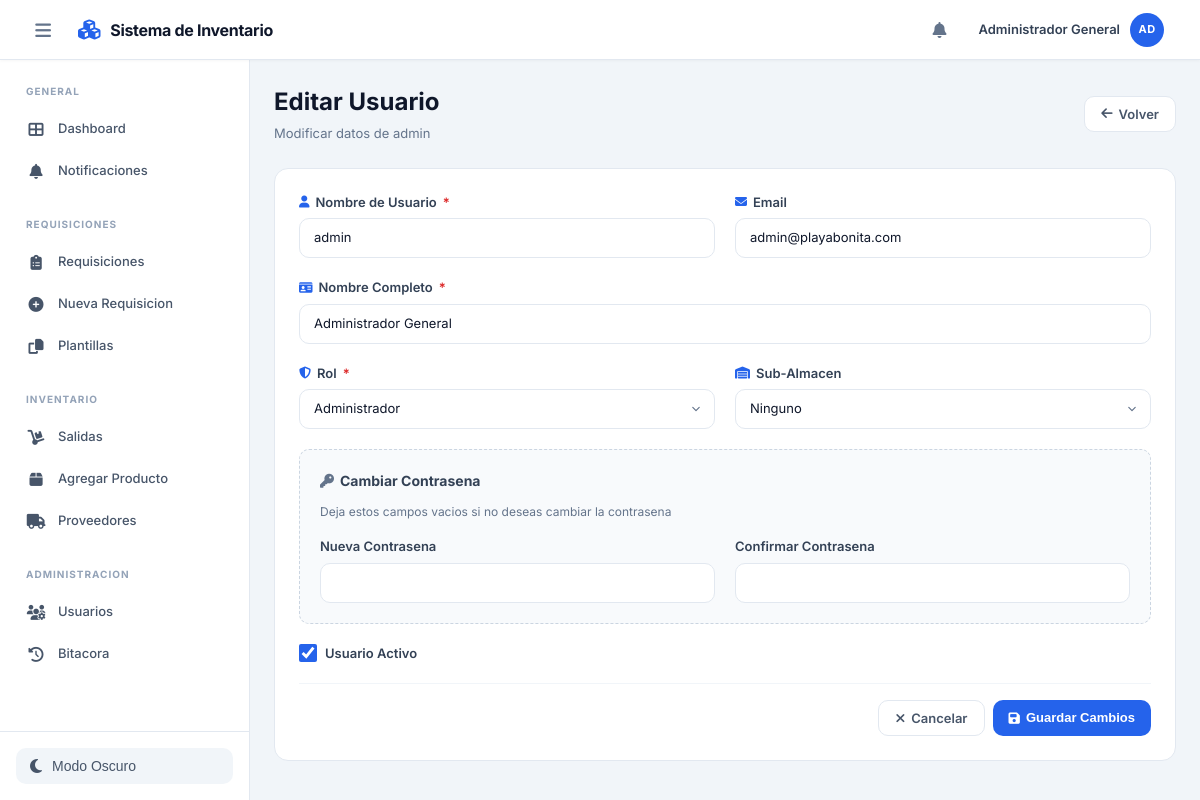
The app's page /editar-usuario.php?id=1 (signed in) with its own data.
### tables this page shows
CREATE TABLE usuarios (
    id INT PRIMARY KEY AUTO_INCREMENT,
    username VARCHAR(50) UNIQUE NOT NULL,
    password VARCHAR(255) NOT NULL,
    nombre_completo VARCHAR(200) NOT NULL,
    email VARCHAR(100),
    rol ENUM('admin', 'departamento', 'solo_lectura', 'compras', 'gerencia', 'gerencia_general') DEFAULT 'solo_lectura',
    sub_almacen_id INT NULL,
    activo TINYINT(1) DEFAULT 1,
    created_at TIMESTAMP DEFAULT CURRENT_TIMESTAMP,
    FOREIGN KEY (sub_almacen_id) REFERENCES sub_almacenes(id)
);

### editar-usuario.php (called while the page is built, shortened)
<?php
require_once 'config/database.php';
require_once 'models/Usuario.php';
$usuario_id = intval($_GET['id']);
$usuarioModel = new Usuario();
$usuario = $usuarioModel->obtenerPorId($usuario_id);
require 'includes/header.php';
require 'views/editar-usuario.view.php';
require 'includes/footer.php';
?>

### config/database.php (called while the page is built, shortened)
<?php
function getConnection() {
    if ($GLOBALS['db_connection'] !== null && $GLOBALS['db_connection']->ping()) {
        return $GLOBALS['db_connection'];
    }
    $conn = new mysqli(DB_HOST, DB_USER, DB_PASS, DB_NAME);
    $conn->set_charset("utf8");
    return $conn;
}

### models/Usuario.php (called while the page is built, shortened)
<?php
class Usuario {
    private $conn;
    public function __construct() {
        $this->conn = getConnection();
    }
    public function obtenerPorId($id) {
        $id = intval($id);
        $sql = "SELECT u.*, s.nombre as sub_almacen_nombre
                FROM usuarios u
                LEFT JOIN sub_almacenes s ON u.sub_almacen_id = s.id
                WHERE u.id = $id";
        $result = $this->conn->query($sql);
        return $result->fetch_assoc();
    }
}
?>

### views/editar-usuario.view.php (the view, shortened to what this page needs)
<main class="main-content">
    <div style="display: flex; justify-content: space-between; align-items: center; margin-bottom: 1.5rem;">
        <div>
            <h1 style="margin: 0 0 4px 0; font-size: 1.5rem; font-weight: 700; color: var(--gray-900);">Editar Usuario</h1>
            <p style="margin: 0; color: var(--text-muted); font-size: 0.8125rem;">Modificar datos de <?php echo htmlspecialchars($usuario['username']); ?></p>
        </div>
        <a href="usuarios.php" class="btn btn-secondary" style="display: inline-flex; align-items: center; gap: 6px;">
            <i class="fas fa-arrow-left"></i> Volver
        </a>
    </div>
    <div class="card">
        <form method="POST" action="">
            <div style="display: grid; grid-template-columns: repeat(auto-fit, minmax(280px, 1fr)); gap: 1.25rem; margin-bottom: 1.25rem;">
                <div>
                    <label style="display: flex; align-items: center; gap: 6px; color: var(--gray-700); font-weight: 600; margin-bottom: 6px; font-size: 0.8125rem;">
                        <i class="fas fa-user" style="color: var(--primary); font-size: 0.75rem;"></i> Nombre de Usuario <span style="color: var(--danger);">*</span>
                    </label>
                    <input type="text" name="username" value="<?php echo htmlspecialchars($usuario['username']); ?>" required class="form-input">
                </div>
                <div>
                    <label style="display: flex; align-items: center; gap: 6px; color: var(--gray-700); font-weight: 600; margin-bottom: 6px; font-size: 0.8125rem;">
                        <i class="fas fa-envelope" style="color: var(--primary); font-size: 0.75rem;"></i> Email
                    </label>
                    <input type="email" name="email" value="<?php echo htmlspecialchars($usuario['email'] ?? ''); ?>" class="form-input">
                </div>
                <div style="grid-column: 1 / -1;">
                    <label style="display: flex; align-items: center; gap: 6px; color: var(--gray-700); font-weight: 600; margin-bottom: 6px; font-size: 0.8125rem;">
                        <i class="fas fa-id-card" style="color: var(--primary); font-size: 0.75rem;"></i> Nombre Completo <span style="color: var(--danger);">*</span>
                    </label>
                    <input type="text" name="nombre_completo" value="<?php echo htmlspecialchars($usuario['nombre_completo']); ?>" required class="form-input">
                </div>
                <div>
                    <label style="display: flex; align-items: center; gap: 6px; color: var(--gray-700); font-weight: 600; margin-bottom: 6px; font-size: 0.8125rem;">
                        <i class="fas fa-shield-alt" style="color: var(--primary); font-size: 0.75rem;"></i> Rol <span style="color: var(--danger);">*</span>
                    </label>
                    <select name="rol" required class="form-input">
                        <option value="admin" <?php echo $usuario['rol'] === 'admin' ? 'selected' : ''; ?>>Administrador</option>
                    </select>
                </div>
                <div>
                    <label style="display: flex; align-items: center; gap: 6px; color: var(--gray-700); font-weight: 600; margin-bottom: 6px; font-size: 0.8125rem;">
                        <i class="fas fa-warehouse" style="color: var(--primary); font-size: 0.75rem;"></i> Sub-Almacen
                    </label>
                    <select name="sub_almacen_id" class="form-input">
                        <option value="">Ninguno</option>
                    </select>
                </div>
            </div>
            <div style="padding: 1.25rem; background: var(--gray-50); border-radius: 10px; margin-bottom: 1.25rem; border: 1px dashed var(--gray-300);">
                <h3 style="margin: 0 0 0.75rem 0; font-size: 0.875rem; font-weight: 700; color: var(--gray-700); display: flex; align-items: center; gap: 6px;">
                    <i class="fas fa-key" style="color: var(--text-muted);"></i> Cambiar Contrasena
                </h3>
                <p style="margin: 0 0 1rem 0; color: var(--text-muted); font-size: 0.75rem;">Deja estos campos vacios si no deseas cambiar la contrasena</p>
                <div style="display: grid; grid-template-columns: repeat(auto-fit, minmax(280px, 1fr)); gap: 1.25rem;">
                    <div>
                        <label style="display: block; margin-bottom: 6px; font-weight: 600; color: var(--gray-700); font-size: 0.8125rem;">Nueva Contrasena</label>
                        <input type="password" name="password" class="form-input">
                    </div>
                    <div>
                        <label style="display: block; margin-bottom: 6px; font-weight: 600; color: var(--gray-700); font-size: 0.8125rem;">Confirmar Contrasena</label>
                        <input type="password" name="password_confirm" class="form-input">
                    </div>
                </div>
            </div>
            <div style="margin-bottom: 1.25rem;">
                <label style="display: flex; align-items: center; gap: 8px; cursor: pointer;">
                    <input type="checkbox" name="activo" value="1" <?php echo $usuario['activo'] ? 'checked' : ''; ?> style="width: 18px; height: 18px; cursor: pointer; accent-color: var(--primary);">
                    <span style="font-weight: 600; color: var(--gray-700); font-size: 0.8125rem;">Usuario Activo</span>
                </label>
            </div>
            <div style="display: flex; gap: 8px; justify-content: flex-end; padding-top: 1rem; border-top: 1px solid var(--gray-100);">
                <a href="usuarios.php" class="btn btn-secondary"><i class="fas fa-times"></i> Cancelar</a>
                <button type="submit" class="btn btn-primary"><i class="fas fa-save"></i> Guardar Cambios</button>
            </div>
        </form>
    </div>
</main>

### styles.css (style rules this page uses)
* { margin: 0; padding: 0; box-sizing: border-box; }
:root { --primary: #2563eb; --primary-hover: #1d4ed8; --primary-light: #eff6ff; --primary-50: #eff6ff; --primary-100: #dbeafe; --primary-200: #bfdbfe; --primary-600: #2563eb; --primary-700: #1d4ed8; --success: #059669; --success-light: #ecfdf5; --success-dark: #047857; --warning: #d97706; --warning-light: #fffbeb; --danger: #dc2626; --danger-light: #fef2f2; --info: #0891b2; --info-light: #ecfeff; --white: #ffffff; --gray-50: #f8fafc; --gray-100: #f1f5f9; --gray-200: #e2e8f0; --gray-300: #cbd5e1; --gray-400: #94a3b8; --gray-500: #64748b; --gray-600: #475569; --gray-700: #334155; --gray-800: #1e293b; --gray-900: #0f172a; --text-primary: #0f172a; --text-secondary: #475569; --text-muted: #64748b; --text-light: #94a3b8; --background: #f1f5f9; --card-bg: #ffffff; --border-color: #e2e8f0; --radius-sm: 8px; --radius-md: 10px; --radius-lg: 14px; --radius-xl: 20px; --radius-full: 9999px; --shadow-xs: 0 1px 2px rgba(0, 0, 0, 0.04); --shadow-sm: 0 1px 3px rgba(0, 0, 0, 0.06), 0 1px 2px rgba(0, 0, 0, 0.04); --shadow-md: 0 4px 6px -1px rgba(0, 0, 0, 0.07), 0 2px 4px -2px rgba(0, 0, 0, 0.04); --shadow-lg: 0 10px 25px -5px rgba(0, 0, 0, 0.08), 0 8px 10px -6px rgba(0, 0, 0, 0.03); --shadow-card: 0 1px 3px rgba(0,0,0,0.04), 0 1px 2px rgba(0,0,0,0.06); --shadow-card-hover: 0 10px 30px -5px rgba(37, 99, 235, 0.15), 0 4px 6px -4px rgba(0,0,0,0.05); --transition: all 0.2s ease; --transition-fast: all 0.15s ease; }
body { font-family: "Inter", -apple-system, BlinkMacSystemFont, "Segoe UI", Roboto, sans-serif; background: var(--background); color: var(--text-primary); line-height: 1.5; font-size: 14px; min-height: 100vh; -webkit-font-smoothing: antialiased; }
.main-content { flex: 1; padding: 1.5rem; overflow-y: auto; background: var(--background); }
.btn { display: inline-flex; align-items: center; gap: 0.375rem; padding: 0.5rem 1rem; border: none; border-radius: var(--radius-md); font-size: 0.8125rem; font-weight: 600; cursor: pointer; transition: var(--transition-fast); text-decoration: none; white-space: nowrap; line-height: 1.4; }
.btn-primary { background: var(--primary); color: var(--white); }
.btn-secondary { background: var(--white); color: var(--gray-600); border: 1px solid var(--gray-200); }
.form-container, .card { background: var(--white); border: 1px solid var(--border-color); border-radius: var(--radius-lg); margin-bottom: 1.25rem; }
.form-group input, .form-group select, .form-group textarea, .form-control, .form-input { width: 100%; padding: 0.5625rem 0.875rem; border: 1px solid var(--gray-200); border-radius: var(--radius-md); font-size: 0.8125rem; font-family: inherit; transition: var(--transition); background: var(--white); color: var(--text-primary); line-height: 1.5; height: auto; min-height: 40px; }
select.form-input { appearance: none; -webkit-appearance: none; background-position: right 0.625rem center; background-repeat: no-repeat; background-size: 1.25em 1.25em; padding-right: 2.25rem; }
.form-input::placeholder { color: var(--gray-400); }
.card > form { padding: 1.5rem; }

### records on screen
usuarios: username "admin", email "admin@playabonita.com", nombre_completo "Administrador General", rol "Administrador", activo "☑"

### other values on screen
$_SESSION['user_nombre'] "Administrador General"
substr($_SESSION['user_nombre'] ?? 'U', 0, 2) "AD"
